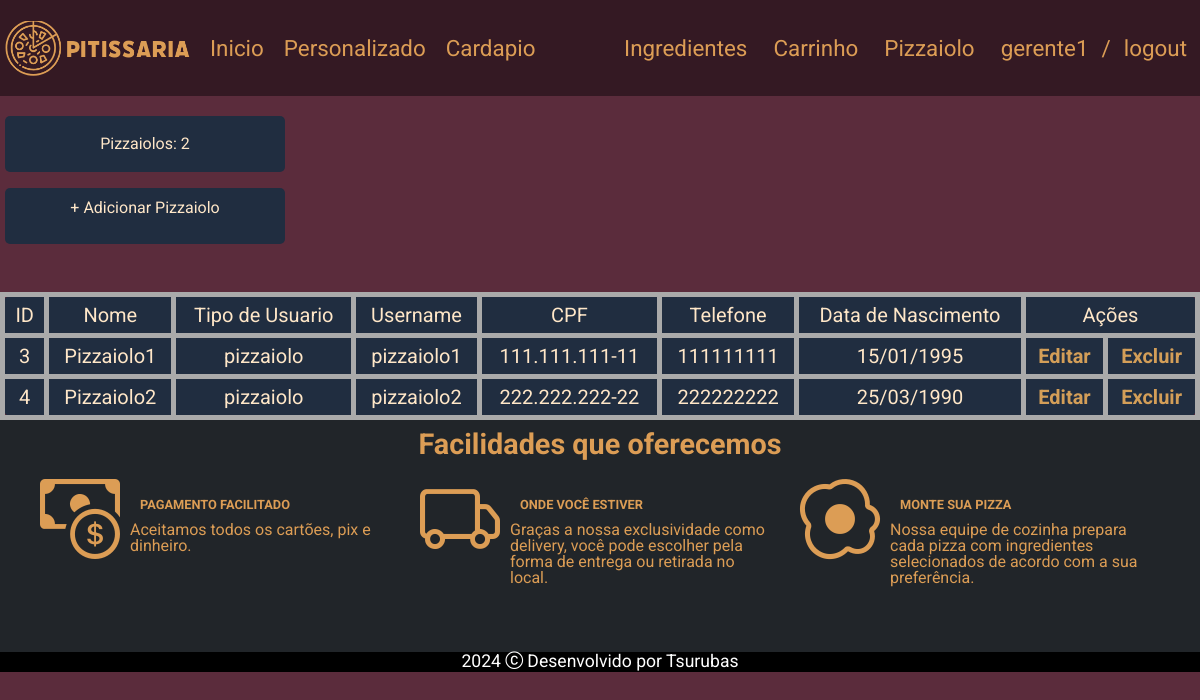
The app's page /php/listagem.php (signed in) with its own data.
### tables this page shows
CREATE TABLE IF NOT EXISTS usuarios (
    id INT AUTO_INCREMENT PRIMARY KEY,
    nome VARCHAR(100) NOT NULL,
    email VARCHAR(100) NOT NULL,
    senha VARCHAR(32) NOT NULL,
    cpf VARCHAR(20) NOT NULL UNIQUE,
    tipo_usuario ENUM('cliente', 'pizzaiolo', 'gerente') DEFAULT 'cliente',
    data_nascimento DATE,
    celular VARCHAR(20),
    username VARCHAR(50)
);

### php/listagem.php (the view, shortened to what this page needs)
<?php
    include("connection.php");
    include("../paginas/geral/menu.php");
    $sql =  "SELECT u.id, u.nome, u.tipo_usuario, u.email, u.cpf, u.data_nascimento, u.celular, u.username, e.cep, e.rua, e.num_res, e.cidade, e.estado FROM usuarios u INNER JOIN usuario_endereco ue ON u.id = ue.usuario_id INNER JOIN enderecos e ON ue.endereco_id = e.id WHERE tipo_usuario = 'pizzaiolo'";
    $result = $conn ->query($sql);
?>
<!DOCTYPE html>
<html lang="Pt-Br">
<head>
    <link rel="stylesheet" href="../Style/lista_ingredientes.css">
</head>
<body>
    <div class="num_registro">
        <h3 class="texto_registro">Pizzaiolos: <?php echo $result->num_rows ?></h3>
    </div>
    <br><br>
    <div class="add_ingrediente" style="cursor: pointer;" onclick="window.location='cadastro.php'">
        <a href="cadastro.php" class="button-style">+ Adicionar Pizzaiolo</a>
        <br><br>
    </div>
    <br><br>
    <table>
        <tr class="opcao_css">
            <th>ID</th>
            <th>Nome</th>
            <th>Tipo de Usuario</th>
            <th>Username</th>
            <th>CPF</th>
            <th>Telefone</th>
            <th>Data de Nascimento</th>
            <th colspan="2">Ações</th>
        </tr>
        <?php
            if ($result->num_rows > 0) {
                while ($row = $result->fetch_assoc()) {
        ?>
                <tr>
                    <td class="id_css" onclick="window.location='lista.php?id=<?php echo $row['id']?>'">
                        <?php echo $row["id"] ?>
                    </td>
                    <td><?php echo $row["nome"] ?></td>
                    <td><?php echo $row["tipo_usuario"]?></td>
                    <td><?php echo $row["username"] ?></td>
                    <td><?php echo $row["cpf"] ?></td>
                    <td><?php echo $row["celular"] ?></td>
                    <td><?php echo date("d/m/Y", strtotime($row["data_nascimento"])) ?></td>
                    <td class="edit_css" style="cursor: pointer;" onclick="editar(<?php echo $row['id']?>)">
                        <a class="link" href="#">Editar</a>
                    </td>
                    <td class="delet_css" style="cursor: pointer;" onclick="deletar(<?php echo $row['id']?>)">
                        <a class="link" href="#">Excluir</a>
                    </td>
                </tr>
        <?php
                }
            } else {
                echo "Não há nenhum registro de Pizzaiolo";
            }
        ?>
    </table>
    <?php include("../paginas/geral/footer.php")?>
</body>
</html>

### Style/padrao1.css (style rules this page uses)
:root { --cor-fundo: #5b2c3c; --cor-header: #341923fa; --cor-darker: #251219fa; --cor-input-form: #a7818f; --cor-hover: rgb(235, 208, 227); --cor-desativado: rgb(139, 115, 132); --cor-texto: rgb(255, 231, 200); --cor-texto-header: #dc9d55; --cor-footer: rgba(33, 37, 41, 1); --cor-carregamento: #ffffff; --fonte-texto: "Roboto", sans-serif; --fonte-texto-form: "Open Sans", sans-serif; --cor-ingredientes: #402831; --height-img: 80px; }
body, html { height: 100vh; background: var(--cor-fundo); font-family: var(--fonte-texto); font-size: 16px; }

### Style/lista_ingredientes.css (style rules this page uses)
table { border: #aaaaaa 2px solid; width: 100%; border-collapse: collapse; background-color: #202D40; border-radius: 20px; font-size: 20px; }
th, tr, td { padding: 8px; border: 5px solid #aaaaaa; color: rgb(255, 231, 200); }
table td { text-align: center; }
.link { text-decoration: none; color: rgb(211, 158, 88); font-weight: bolder; }
.num_registro { display: inline-flex; align-items: center; padding: 8px 15px; height: 40px; width: 250px; background-color: #202D40; color: rgb(255, 231, 200); border-radius: 5px; margin-top: 20px; margin-left: 5px; border: none; }
.texto_registro { font-size: 16px; margin: 0; width: 100%; text-align: center; }
.button-style { display: inline-block; padding: 8px 15px; height: 40px; width: 250px; background-color: #202D40; color: rgb(255, 231, 200); text-align: center; border-radius: 5px; font-size: 16px; line-height: 24px; border: none; text-decoration: none; cursor: pointer; margin-left: 5px; }

### records on screen
usuarios: id "3", nome "Pizzaiolo1", tipo_usuario "pizzaiolo", username "pizzaiolo1", cpf "111.111.111-11", celular "111111111", data_nascimento "15/01/1995"
usuarios: id "4", nome "Pizzaiolo2", tipo_usuario "pizzaiolo", username "pizzaiolo2", cpf "222.222.222-22", celular "222222222", data_nascimento "25/03/1990"

### other values on screen
$_SESSION['username'] "gerente1"
$result->num_rows "2"
